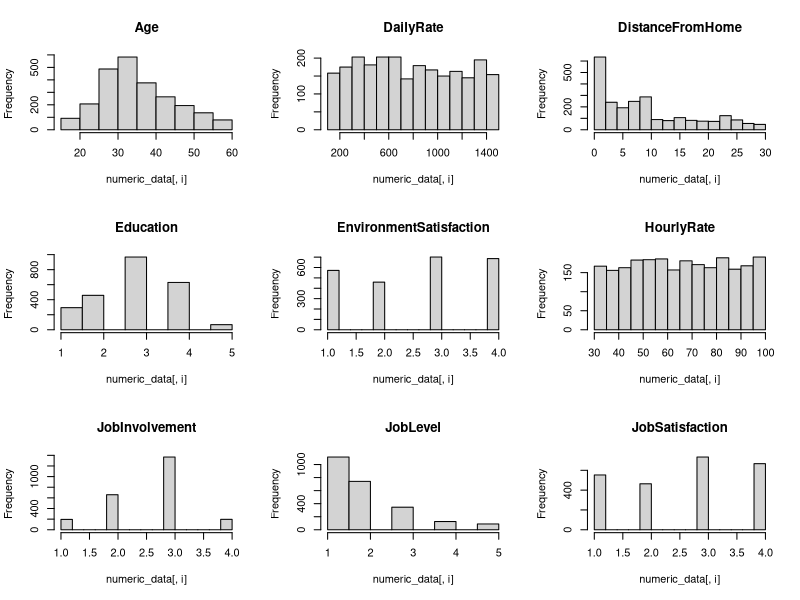
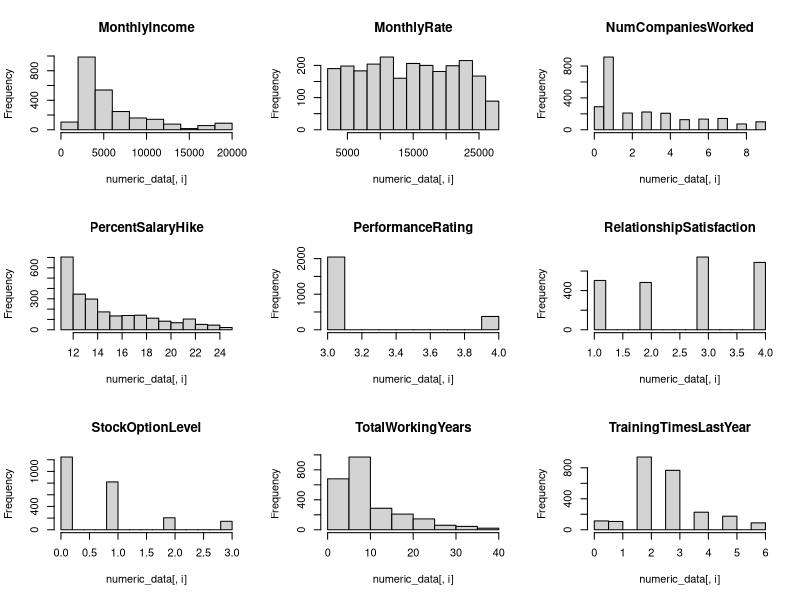
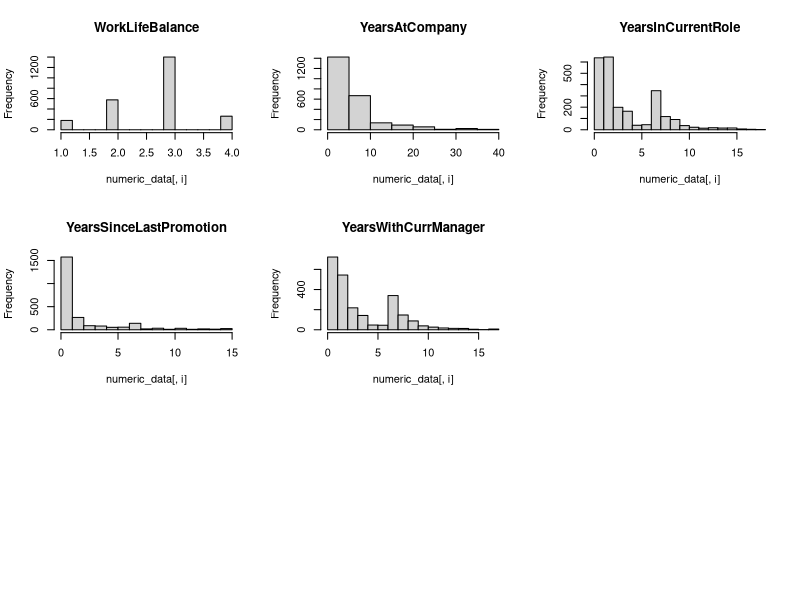

These charts were generated, in order, by the following R code: (Note: this script raises an error after producing the figures.)
# Load the dataset
# Replace 'your_data.csv' with the actual name of your dataset file
data <- read.csv("random_over_sampled.csv")

# Convert specified categorical columns to factors
categorical_columns <- c("Department", "BusinessTravel", "EducationField", 
                         "Gender", "JobRole", "MaritalStatus", "OverTime")

data[, c("Attrition", categorical_columns)] <- lapply(data[, c("Attrition", categorical_columns)], as.factor)

# Visual inspection of data distribution
numeric_data <- data[, sapply(data, is.numeric)]
par(mfrow = c(3, 3))
for (i in 1:ncol(numeric_data)) {
  hist(numeric_data[, i], main = colnames(numeric_data)[i])
}

# Identify and remove outliers incrementally
for (threshold in c(3, 3.5, 4, 4.5, 5)) {
  outliers <- sapply(data[, numeric_columns], function(x) which(abs(scale(x)) > threshold, arr.ind = TRUE))
  outliers <- unique(unlist(outliers))
  
  if (length(outliers) == 0) {
    cat("No outliers detected using threshold:", threshold, "\n")
  } else {
    cat("Outliers detected using threshold:", threshold, "\n")
    print(data[outliers, ])
    
    # Remove outliers
    data <- data[-outliers, ]
    
    cat("Outliers removed from the dataset.\n")
    
    # Exit loop if outliers are removed
    break
  }
}

# Manual scaling normalization
normalize <- function(x) {
  return((x - min(x)) / (max(x) - min(x)))
}

# Apply normalization to numerical columns
numeric_columns <- sapply(data, is.numeric)
if (sum(numeric_columns) > 0) {
  data[, numeric_columns] <- lapply(data[, numeric_columns], normalize)
  
  cat("\nDataset normalized.\n")
} else {
  cat("\nNo numerical columns found in the dataset.\n")
}

# Output new dataset
print("\nNew dataset:")
print(head(data))
